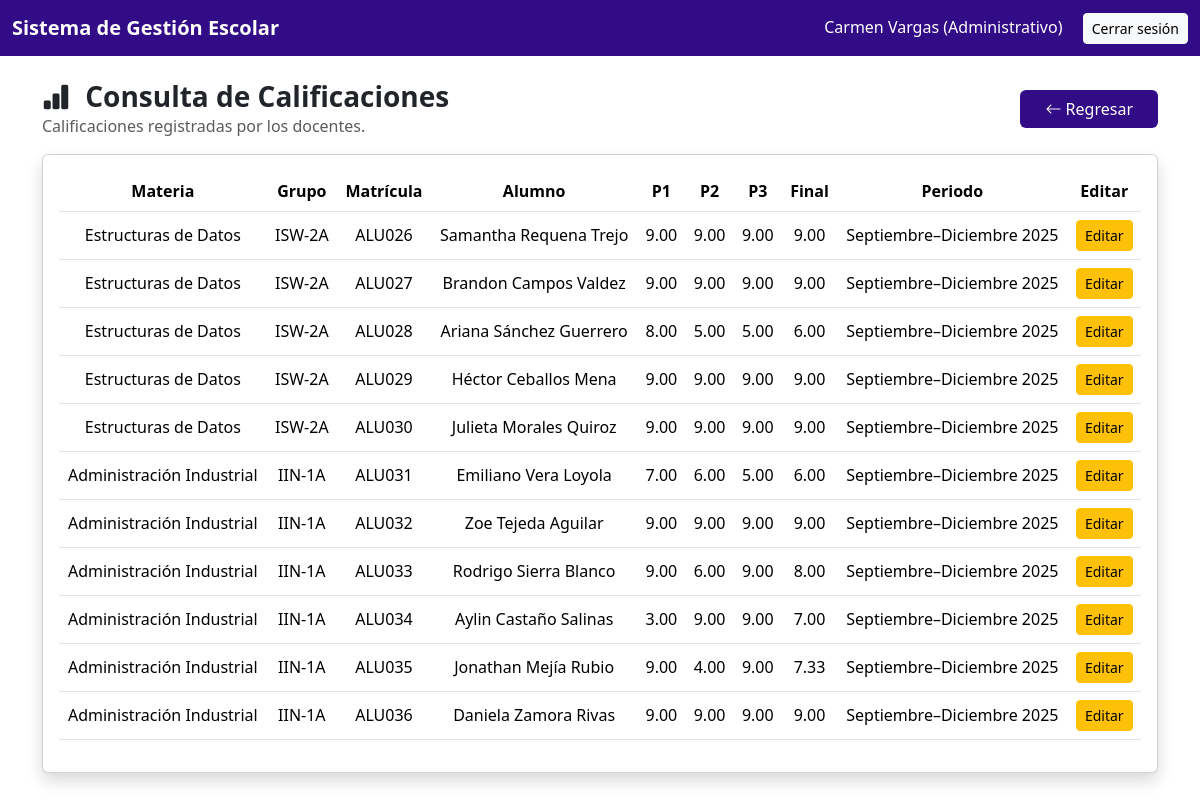
The page /index.php?action=consultaCalificaciones (signed in) on the database its author committed.
### tables this page shows
CREATE TABLE calificaciones (
    idCalificacion INT AUTO_INCREMENT PRIMARY KEY,
    idInscripcion INT NOT NULL,
    idMateria INT NOT NULL,
    calificacionParcial1 DECIMAL(5,2),
    calificacionParcial2 DECIMAL(5,2),
    calificacionParcial3 DECIMAL(5,2),
    calificacionFinal DECIMAL(5,2),
    FOREIGN KEY (idInscripcion) REFERENCES inscripciones(idInscripcion)
        ON DELETE CASCADE
        ON UPDATE CASCADE,
    FOREIGN KEY (idMateria) REFERENCES materias(idMateria)
        ON DELETE CASCADE
        ON UPDATE CASCADE
);

CREATE TABLE materias (
    idMateria INT AUTO_INCREMENT PRIMARY KEY,
    nombreMateria VARCHAR(100) NOT NULL,
    claveMateria VARCHAR(20) UNIQUE NOT NULL,
    horasSemana INT,
    idPeriodo INT,
    FOREIGN KEY (idPeriodo) REFERENCES periodosEscolares(idPeriodo)
        ON DELETE CASCADE
        ON UPDATE CASCADE
);

CREATE TABLE grupos (
    idGrupo INT AUTO_INCREMENT PRIMARY KEY,
    nombreGrupo VARCHAR(50) NOT NULL,
    idCarrera INT NOT NULL,
    idPeriodo INT NOT NULL,
    FOREIGN KEY (idCarrera) REFERENCES carreras(idCarrera)
        ON DELETE CASCADE
        ON UPDATE CASCADE,
    FOREIGN KEY (idPeriodo) REFERENCES periodosEscolares(idPeriodo)
        ON DELETE CASCADE
        ON UPDATE CASCADE
);

CREATE TABLE usuarios (
    idUsuario INT AUTO_INCREMENT PRIMARY KEY,
    matricula VARCHAR(20) UNIQUE NOT NULL,
    nombres VARCHAR(100) NOT NULL,
    apePaterno VARCHAR(50) NOT NULL,
    apeMaterno VARCHAR(50),
    sexo ENUM('Masculino','Femenino') NOT NULL,
    fechaNacimiento DATE NOT NULL,
    correo VARCHAR(100) NOT NULL UNIQUE,
    contrasena VARCHAR(255) NOT NULL,
    rol ENUM('Administrador','Docente','Alumno','Administrativo') NOT NULL,
    activo TINYINT(1) DEFAULT 1
);

CREATE TABLE periodosEscolares (
    idPeriodo INT AUTO_INCREMENT PRIMARY KEY,
    nombrePeriodo VARCHAR(50) NOT NULL,
    fechaInicio DATE NOT NULL,
    fechaFin DATE NOT NULL
);

### app/controllers/consultaCalifController.php (called while the page is built, shortened)
<?php
require_once __DIR__ . '/../models/consultaCalifModel.php';
class ConsultaCalifController {
    private $model;
    public function __construct($connection) {
        $this->model = new ConsultaCalifModel($connection);
    }
    public function consulta() {
        $rol = $_SESSION['usuario']['rol'];
        switch ($rol) {
            case 'Administrador':
            case 'Administrativo':
                $datos = $this->model->obtenerTodasLasCalificaciones();
                break;
        }
        include __DIR__ . '/../views/Calificaciones/consultaCalifView.php';
    }
}

### app/models/consultaCalifModel.php (called while the page is built, shortened)
<?php
class ConsultaCalifModel {
    private $connection;
    public function __construct($connection) {
        $this->connection = $connection;
    }
    public function obtenerTodasLasCalificaciones() {
        $sql = "
            SELECT
                c.idInscripcion,
                c.idMateria,
                m.nombreMateria,
                g.nombreGrupo,
                u.matricula,
                CONCAT(u.nombres,' ',u.apePaterno,' ',u.apeMaterno) AS alumno,
                c.calificacionParcial1,
                c.calificacionParcial2,
                c.calificacionParcial3,
                c.calificacionFinal,
                p.nombrePeriodo
            FROM calificaciones c
            INNER JOIN materias m ON m.idMateria = c.idMateria
            INNER JOIN inscripciones i ON i.idInscripcion = c.idInscripcion
            INNER JOIN grupos g ON g.idGrupo = i.idGrupo
            INNER JOIN periodosEscolares p ON p.idPeriodo = g.idPeriodo
            INNER JOIN alumnos a ON a.idAlumno = i.idAlumno
            INNER JOIN usuarios u ON u.idUsuario = a.idUsuario
            ORDER BY p.idPeriodo DESC
        ";
        return $this->connection->query($sql);
    }
}

### app/views/Calificaciones/consultaCalifView.php (the view, shortened to what this page needs)
<!DOCTYPE html>
<html lang="en">
<head>
</head>
    <link href="https://cdn.jsdelivr.net/npm/bootstrap@5.3.3/dist/css/bootstrap.min.css" rel="stylesheet">
    <link href="https://cdn.jsdelivr.net/npm/bootstrap-icons@1.11.3/font/bootstrap-icons.css" rel="stylesheet">
<body>
    <nav class="navbar navbar-expand-lg navbar-dark navbar-dinamica">
        <div class="container-fluid">
            <span class="navbar-brand fw-bold">
                Sistema de Gestión Escolar
            </span>
            <div class="text-white">
                <?= $_SESSION['usuario']['nombre'] ?> (<?= $_SESSION['usuario']['rol'] ?>)
                <a href="<?= BASE_URL ?>index.php?action=logout"
                class="btn btn-light btn-sm ms-3">
                Cerrar sesión
                </a>
            </div>
        </div>
    </nav>
    <div class="container mt-4">
        <div class="d-flex justify-content-between align-items-center mb-3">
            <div>
                <h3 class="fw-bold mb-0">
                    <i class="bi bi-bar-chart-fill me-2"></i>
                    Consulta de Calificaciones
                </h3>
                <p class="text-muted mb-0">Calificaciones registradas por los docentes.</p>
            </div>
            <?php
                $dashboard = match($_SESSION['usuario']['rol']) {
                    'Administrador'  => 'dashboard',
                    'Administrativo' => 'dashboard_administrativo',
                    'Docente'        => 'dashboard_docente',
                    'Alumno'         => 'dashboard_alumno',
                    default          => 'dashboard'
                };
            ?>
            <a href="index.php?action=<?= $dashboard ?>" class="btn btn-dinamico px-4">
                <i class="bi bi-arrow-left"></i> Regresar
            </a>
        </div>
        <div class="card mb-4 shadow fade-slide">
            <div class="card-body">
                <table class="table table-hover align-middle">
                <thead class="thead-dinamico text-center">
                    <tr>
                        <th>Materia</th>
                        <th>Grupo</th>
                        <th>Matrícula</th>
                        <th>Alumno</th>
                        <th>P1</th>
                        <th>P2</th>
                        <th>P3</th>
                        <th>Final</th>
                        <th>Periodo</th>
                        <?php if (in_array($_SESSION['usuario']['rol'], ['Administrador','Administrativo'])): ?>
                        <th>Editar</th>
                        <?php endif; ?>
                    </tr>
                </thead>
                <tbody class="text-center">
                <?php while($row = $datos->fetch_assoc()): ?>
                <tr>
                    <td><?= $row['nombreMateria'] ?></td>
                    <td><?= $row['nombreGrupo'] ?></td>
                    <td><?= $row['matricula'] ?></td>
                    <td><?= $row['alumno'] ?></td>
                    <td><?= $row['calificacionParcial1'] ?></td>
                    <td><?= $row['calificacionParcial2'] ?></td>
                    <td><?= $row['calificacionParcial3'] ?></td>
                    <td><?= $row['calificacionFinal'] ?></td>
                    <td><?= $row['nombrePeriodo'] ?></td>
                    <?php if (in_array($_SESSION['usuario']['rol'], ['Administrador','Administrativo'])): ?>
                    <td>
                        <a href="index.php?action=consultaCalificaciones&edit=1&ins=<?= $row['idInscripcion'] ?>&mat=<?= $row['idMateria'] ?>"
                        class="btn btn-warning btn-sm">
                        Editar
                        </a>
                    </td>
                    <?php endif; ?>
                </tr>
                <?php endwhile; ?>
                </tbody>
            </table>
            </div>
        </div>
    </div>
</body>
</html>

### rows shown on the page
calificaciones: idMateria.nombreMateria "Estructuras de Datos", grupos.nombreGrupo "ISW-2A", usuarios.matricula "ALU026", alumno "Samantha Requena Trejo", calificacionParcial1 "9.00", calificacionParcial2 "9.00", calificacionParcial3 "9.00", calificacionFinal "9.00", periodosescolares.nombrePeriodo "Septiembre–Diciembre 2025"
calificaciones: idMateria.nombreMateria "Estructuras de Datos", grupos.nombreGrupo "ISW-2A", usuarios.matricula "ALU027", alumno "Brandon Campos Valdez", calificacionParcial1 "9.00", calificacionParcial2 "9.00", calificacionParcial3 "9.00", calificacionFinal "9.00", periodosescolares.nombrePeriodo "Septiembre–Diciembre 2025"
calificaciones: idMateria.nombreMateria "Estructuras de Datos", grupos.nombreGrupo "ISW-2A", usuarios.matricula "ALU028", alumno "Ariana Sánchez Guerrero", calificacionParcial1 "8.00", calificacionParcial2 "5.00", calificacionParcial3 "5.00", calificacionFinal "6.00", periodosescolares.nombrePeriodo "Septiembre–Diciembre 2025"
calificaciones: idMateria.nombreMateria "Estructuras de Datos", grupos.nombreGrupo "ISW-2A", usuarios.matricula "ALU029", alumno "Héctor Ceballos Mena", calificacionParcial1 "9.00", calificacionParcial2 "9.00", calificacionParcial3 "9.00", calificacionFinal "9.00", periodosescolares.nombrePeriodo "Septiembre–Diciembre 2025"
calificaciones: idMateria.nombreMateria "Estructuras de Datos", grupos.nombreGrupo "ISW-2A", usuarios.matricula "ALU030", alumno "Julieta Morales Quiroz", calificacionParcial1 "9.00", calificacionParcial2 "9.00", calificacionParcial3 "9.00", calificacionFinal "9.00", periodosescolares.nombrePeriodo "Septiembre–Diciembre 2025"
calificaciones: idMateria.nombreMateria "Administración Industrial", grupos.nombreGrupo "IIN-1A", usuarios.matricula "ALU031", alumno "Emiliano Vera Loyola", calificacionParcial1 "7.00", calificacionParcial2 "6.00", calificacionParcial3 "5.00", calificacionFinal "6.00", periodosescolares.nombrePeriodo "Septiembre–Diciembre 2025"
calificaciones: idMateria.nombreMateria "Administración Industrial", grupos.nombreGrupo "IIN-1A", usuarios.matricula "ALU032", alumno "Zoe Tejeda Aguilar", calificacionParcial1 "9.00", calificacionParcial2 "9.00", calificacionParcial3 "9.00", calificacionFinal "9.00", periodosescolares.nombrePeriodo "Septiembre–Diciembre 2025"
calificaciones: idMateria.nombreMateria "Administración Industrial", grupos.nombreGrupo "IIN-1A", usuarios.matricula "ALU033", alumno "Rodrigo Sierra Blanco", calificacionParcial1 "9.00", calificacionParcial2 "6.00", calificacionParcial3 "9.00", calificacionFinal "8.00", periodosescolares.nombrePeriodo "Septiembre–Diciembre 2025"
calificaciones: idMateria.nombreMateria "Administración Industrial", grupos.nombreGrupo "IIN-1A", usuarios.matricula "ALU034", alumno "Aylin Castaño Salinas", calificacionParcial1 "3.00", calificacionParcial2 "9.00", calificacionParcial3 "9.00", calificacionFinal "7.00", periodosescolares.nombrePeriodo "Septiembre–Diciembre 2025"
calificaciones: idMateria.nombreMateria "Administración Industrial", grupos.nombreGrupo "IIN-1A", usuarios.matricula "ALU035", alumno "Jonathan Mejía Rubio", calificacionParcial1 "9.00", calificacionParcial2 "4.00", calificacionParcial3 "9.00", calificacionFinal "7.33", periodosescolares.nombrePeriodo "Septiembre–Diciembre 2025"
calificaciones: idMateria.nombreMateria "Administración Industrial", grupos.nombreGrupo "IIN-1A", usuarios.matricula "ALU036", alumno "Daniela Zamora Rivas", calificacionParcial1 "9.00", calificacionParcial2 "9.00", calificacionParcial3 "9.00", calificacionFinal "9.00", periodosescolares.nombrePeriodo "Septiembre–Diciembre 2025"

### other values the page prints
$_SESSION['usuario']['nombre'] "Carmen Vargas"
$_SESSION['usuario']['rol'] "Administrativo"
